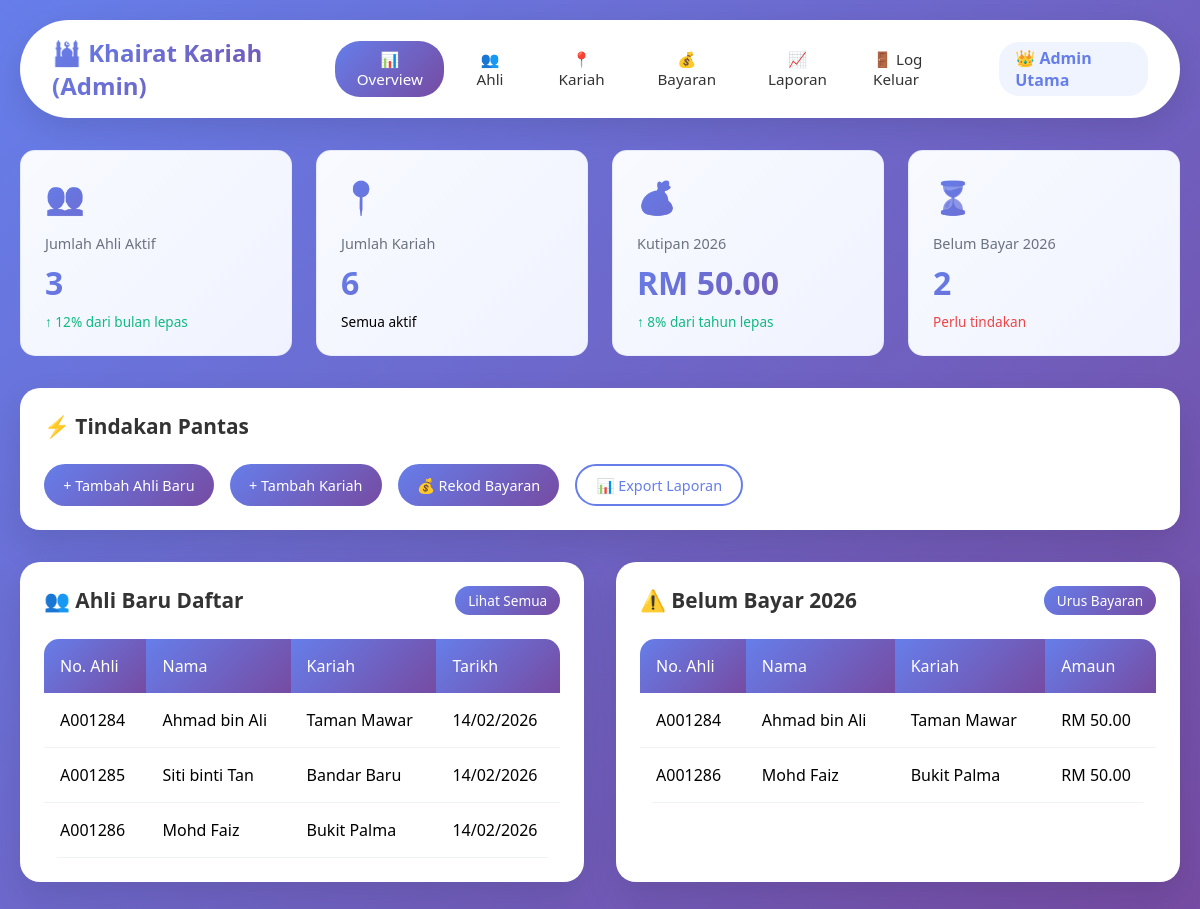
The page /admin/dashboard.php (signed in) on the database its author committed.
### tables this page shows
CREATE TABLE users (
    id INT AUTO_INCREMENT PRIMARY KEY,
    no_ahli VARCHAR(20) UNIQUE,
    nama VARCHAR(100) NOT NULL,
    no_kp VARCHAR(14) UNIQUE,
    email VARCHAR(100) UNIQUE,
    telefon VARCHAR(15),
    kariah_id INT,
    jumlah_ahli_keluarga INT DEFAULT 1,
    password VARCHAR(255),
    status ENUM('aktif', 'tidak_aktif') DEFAULT 'aktif',
    created_at TIMESTAMP DEFAULT CURRENT_TIMESTAMP,
    FOREIGN KEY (kariah_id) REFERENCES kariah(id)
);

CREATE TABLE kariah (
    id INT AUTO_INCREMENT PRIMARY KEY,
    nama_kariah VARCHAR(100) NOT NULL,
    lokasi TEXT,
    nombor_kecemasan VARCHAR(15),
    created_at TIMESTAMP DEFAULT CURRENT_TIMESTAMP
);

CREATE TABLE payments (
    id INT AUTO_INCREMENT PRIMARY KEY,
    user_id INT,
    tahun YEAR,
    jumlah DECIMAL(10,2),
    status ENUM('lunas', 'belum_bayar') DEFAULT 'belum_bayar',
    tarikh_bayar DATE,
    catatan TEXT,
    created_at TIMESTAMP DEFAULT CURRENT_TIMESTAMP,
    FOREIGN KEY (user_id) REFERENCES users(id),
    UNIQUE KEY unique_user_tahun (user_id, tahun)
);

### config/session.php (called while the page is built, shortened)
<?php
class Session {
    public static function get($key) {
        return $_SESSION[$key] ?? null;
    }
}
?>

### admin/dashboard.php (the view, shortened to what this page needs)
<?php
require_once '../config/session.php';
$database = new Database();
$db = $database->getConnection();
$stats = [];
$member_query = "SELECT COUNT(*) as total FROM users WHERE status = 'aktif'";
$member_stmt = $db->prepare($member_query);
$member_stmt->execute();
$stats['total_members'] = $member_stmt->fetch(PDO::FETCH_ASSOC)['total'];
$kariah_query = "SELECT COUNT(*) as total FROM kariah";
$kariah_stmt = $db->prepare($kariah_query);
$kariah_stmt->execute();
$stats['total_kariah'] = $kariah_stmt->fetch(PDO::FETCH_ASSOC)['total'];
$year = date('Y');
$payment_query = "SELECT
                    COUNT(CASE WHEN status = 'lunas' THEN 1 END) as paid_count,
                    COUNT(CASE WHEN status = 'belum_bayar' THEN 1 END) as unpaid_count,
                    SUM(CASE WHEN status = 'lunas' THEN jumlah ELSE 0 END) as total_collected
                  FROM payments
                  WHERE tahun = :year";
$payment_stmt = $db->prepare($payment_query);
$payment_stmt->bindParam(':year', $year);
$payment_stmt->execute();
$stats['payments'] = $payment_stmt->fetch(PDO::FETCH_ASSOC);
$recent_query = "SELECT u.*, k.nama_kariah
                 FROM users u
                 LEFT JOIN kariah k ON u.kariah_id = k.id
                 ORDER BY u.created_at DESC
                 LIMIT 5";
$recent_stmt = $db->prepare($recent_query);
$recent_stmt->execute();
$recent_members = $recent_stmt->fetchAll(PDO::FETCH_ASSOC);
$unpaid_query = "SELECT u.no_ahli, u.nama, k.nama_kariah, p.tahun, p.jumlah
                 FROM users u
                 JOIN payments p ON u.id = p.user_id
                 LEFT JOIN kariah k ON u.kariah_id = k.id
                 WHERE p.status = 'belum_bayar' AND p.tahun = :year
                 ORDER BY u.nama
                 LIMIT 10";
$unpaid_stmt = $db->prepare($unpaid_query);
$unpaid_stmt->bindParam(':year', $year);
$unpaid_stmt->execute();
$unpaid_members = $unpaid_stmt->fetchAll(PDO::FETCH_ASSOC);
$admin_name = Session::get('admin_name');
?>
<!DOCTYPE html>
<html lang="ms">
<head>
</head>
<body>
    <div class="container">
        <div class="nav-bar">
            <div class="nav-logo">🕌 Khairat Kariah (Admin)</div>
            <div class="nav-menu">
                <button class="nav-item active" onclick="showSection('overview')">📊 Overview</button>
                <button class="nav-item" onclick="showSection('members')">👥 Ahli</button>
                <button class="nav-item" onclick="showSection('kariah')">📍 Kariah</button>
                <button class="nav-item" onclick="showSection('payments')">💰 Bayaran</button>
                <button class="nav-item" onclick="showSection('reports')">📈 Laporan</button>
                <a href="../logout.php" class="nav-item">🚪 Log Keluar</a>
                <span class="admin-badge">👑 <?php echo $admin_name ?: 'Admin'; ?></span>
            </div>
        </div>
        <div id="overview-section" class="content-section active">
            <div class="stats-grid">
                <div class="stat-card">
                    <div class="stat-icon">👥</div>
                    <div class="stat-label">Jumlah Ahli Aktif</div>
                    <div class="stat-number"><?php echo number_format($stats['total_members']); ?></div>
                    <div class="stat-trend trend-up">↑ 12% dari bulan lepas</div>
                </div>
                <div class="stat-card">
                    <div class="stat-icon">📍</div>
                    <div class="stat-label">Jumlah Kariah</div>
                    <div class="stat-number"><?php echo $stats['total_kariah']; ?></div>
                    <div class="stat-trend">Semua aktif</div>
                </div>
                <div class="stat-card">
                    <div class="stat-icon">💰</div>
                    <div class="stat-label">Kutipan <?php echo $year; ?></div>
                    <div class="stat-number">RM <?php echo number_format($stats['payments']['total_collected'] ?: 0, 2); ?></div>
                    <div class="stat-trend trend-up">↑ 8% dari tahun lepas</div>
                </div>
                <div class="stat-card">
                    <div class="stat-icon">⏳</div>
                    <div class="stat-label">Belum Bayar <?php echo $year; ?></div>
                    <div class="stat-number"><?php echo number_format($stats['payments']['unpaid_count'] ?: 0); ?></div>
                    <div class="stat-trend trend-down">Perlu tindakan</div>
                </div>
            </div>
            <div class="card">
                <div class="card-header">
                    <h2>⚡ Tindakan Pantas</h2>
                </div>
                <div style="display: flex; gap: 1rem; flex-wrap: wrap;">
                    <button class="btn" onclick="showAddMemberModal()">+ Tambah Ahli Baru</button>
                    <button class="btn" onclick="showAddKariahModal()">+ Tambah Kariah</button>
                    <button class="btn" onclick="showAddPaymentModal()">💰 Rekod Bayaran</button>
                    <button class="btn btn-outline" onclick="exportReport()">📊 Export Laporan</button>
                </div>
            </div>
            <div style="display: grid; grid-template-columns: 1fr 1fr; gap: 2rem;">
                <div class="card">
                    <div class="card-header">
                        <h2>👥 Ahli Baru Daftar</h2>
                        <button class="btn btn-sm" onclick="showSection('members')">Lihat Semua</button>
                    </div>
                    <div class="table-container">
                        <table>
                            <thead>
                                <tr>
                                    <th>No. Ahli</th>
                                    <th>Nama</th>
                                    <th>Kariah</th>
                                    <th>Tarikh</th>
                                </tr>
                            </thead>
                            <tbody>
                                <?php foreach ($recent_members as $member): ?>
                                <tr>
                                    <td><?php echo $member['no_ahli']; ?></td>
                                    <td><?php echo $member['nama']; ?></td>
                                    <td><?php echo $member['nama_kariah']; ?></td>
                                    <td><?php echo date('d/m/Y', strtotime($member['created_at'])); ?></td>
                                </tr>
                                <?php endforeach; ?>
                            </tbody>
                        </table>
                    </div>
                </div>
                <div class="card">
                    <div class="card-header">
                        <h2>⚠️ Belum Bayar <?php echo $year; ?></h2>
                        <button class="btn btn-sm" onclick="showSection('payments')">Urus Bayaran</button>
                    </div>
                    <div class="table-container">
                        <table>
                            <thead>
                                <tr>
                                    <th>No. Ahli</th>
                                    <th>Nama</th>
                                    <th>Kariah</th>
                                    <th>Amaun</th>
                                </tr>
                            </thead>
                            <tbody>
                                <?php foreach ($unpaid_members as $member): ?>
                                <tr>
                                    <td><?php echo $member['no_ahli']; ?></td>
                                    <td><?php echo $member['nama']; ?></td>
                                    <td><?php echo $member['nama_kariah']; ?></td>
                                    <td>RM <?php echo number_format($member['jumlah'], 2); ?></td>
                                </tr>
                                <?php endforeach; ?>
                            </tbody>
                        </table>
                    </div>
                </div>
            </div>
        </div>
    </div>

### admin/dashboard.php (style rules this page uses)
* { margin: 0; padding: 0; box-sizing: border-box; font-family: 'Poppins', 'Segoe UI', sans-serif; }
body { background: linear-gradient(135deg, #667eea 0%, #764ba2 100%); min-height: 100vh; }
.container { max-width: 1400px; margin: 0 auto; padding: 20px; }
.nav-bar { display: flex; justify-content: space-between; align-items: center; margin-bottom: 2rem; background: white; padding: 1rem 2rem; border-radius: 50px; box-shadow: 0 10px 30px rgba(0, 0, 0, 0.1); }
.nav-logo { font-size: 1.5rem; font-weight: 700; background: linear-gradient(135deg, #667eea 0%, #764ba2 100%); -webkit-background-clip: text; -webkit-text-fill-color: transparent; }
.nav-menu { display: flex; gap: 0.5rem; align-items: center; }
.nav-item { padding: 0.5rem 1rem; border-radius: 25px; cursor: pointer; transition: all 0.3s ease; text-decoration: none; color: #333; background: transparent; border: none; font-size: 0.95rem; }
.nav-item:hover, .nav-item.active { background: linear-gradient(135deg, #667eea 0%, #764ba2 100%); color: white; }
.admin-badge { background: #f0f4ff; padding: 0.3rem 1rem; border-radius: 20px; color: #667eea; font-weight: 600; margin-left: 1rem; }
.card { background: white; border-radius: 20px; padding: 1.5rem; margin-bottom: 2rem; box-shadow: 0 15px 35px rgba(0, 0, 0, 0.1); transition: all 0.3s ease; }
.card-header { display: flex; justify-content: space-between; align-items: center; margin-bottom: 1.5rem; }
.card-header h2 { color: #333; font-size: 1.3rem; }
.stats-grid { display: grid; grid-template-columns: repeat(auto-fit, minmax(250px, 1fr)); gap: 1.5rem; margin-bottom: 2rem; }
.stat-card { background: linear-gradient(135deg, #f8faff 0%, #f0f3ff 100%); border-radius: 15px; padding: 1.5rem; transition: all 0.3s ease; border: 1px solid rgba(102, 126, 234, 0.1); }
.stat-icon { font-size: 2rem; margin-bottom: 1rem; background: linear-gradient(135deg, #667eea 0%, #764ba2 100%); -webkit-background-clip: text; -webkit-text-fill-color: transparent; }
.stat-label { color: #6b7280; font-size: 0.9rem; margin-bottom: 0.5rem; }
.stat-number { font-size: 2rem; font-weight: 700; background: linear-gradient(135deg, #667eea 0%, #764ba2 100%); -webkit-background-clip: text; -webkit-text-fill-color: transparent; }
.stat-trend { font-size: 0.85rem; margin-top: 0.5rem; }
.trend-up { color: #10b981; }
.trend-down { color: #ef4444; }
.table-container { overflow-x: auto; border-radius: 15px; }
table { width: 100%; border-collapse: collapse; }
th { background: linear-gradient(135deg, #667eea 0%, #764ba2 100%); color: white; padding: 1rem; text-align: left; font-weight: 500; }
td { padding: 1rem; border-bottom: 1px solid #eef2f6; }
.btn { background: linear-gradient(135deg, #667eea 0%, #764ba2 100%); color: white; border: none; padding: 0.6rem 1.2rem; border-radius: 25px; font-weight: 500; cursor: pointer; transition: all 0.3s ease; font-size: 0.9rem; text-decoration: none; display: inline-block; }
.btn-sm { padding: 0.3rem 0.8rem; font-size: 0.85rem; }
.btn-outline { background: transparent; border: 2px solid #667eea; color: #667eea; }
.content-section { display: none; }
.content-section.active { display: block; }

### rows shown on the page
users: no_ahli "A001284", nama "Ahmad bin Ali", kariah.nama_kariah "Taman Mawar", created_at "14/02/2026", payments.jumlah "50.00"
users: no_ahli "A001285", nama "Siti binti Tan", kariah.nama_kariah "Bandar Baru", created_at "14/02/2026"
users: no_ahli "A001286", nama "Mohd Faiz", kariah.nama_kariah "Bukit Palma", created_at "14/02/2026", payments.jumlah "50.00"

### other values the page prints
$admin_name ?: 'Admin' "Admin Utama"
$stats['total_members'] "3"
$stats['total_kariah'] "6"
$stats['payments']['total_collected'] ?: 0 "50.00"
$stats['payments']['unpaid_count'] ?: 0 "2"
